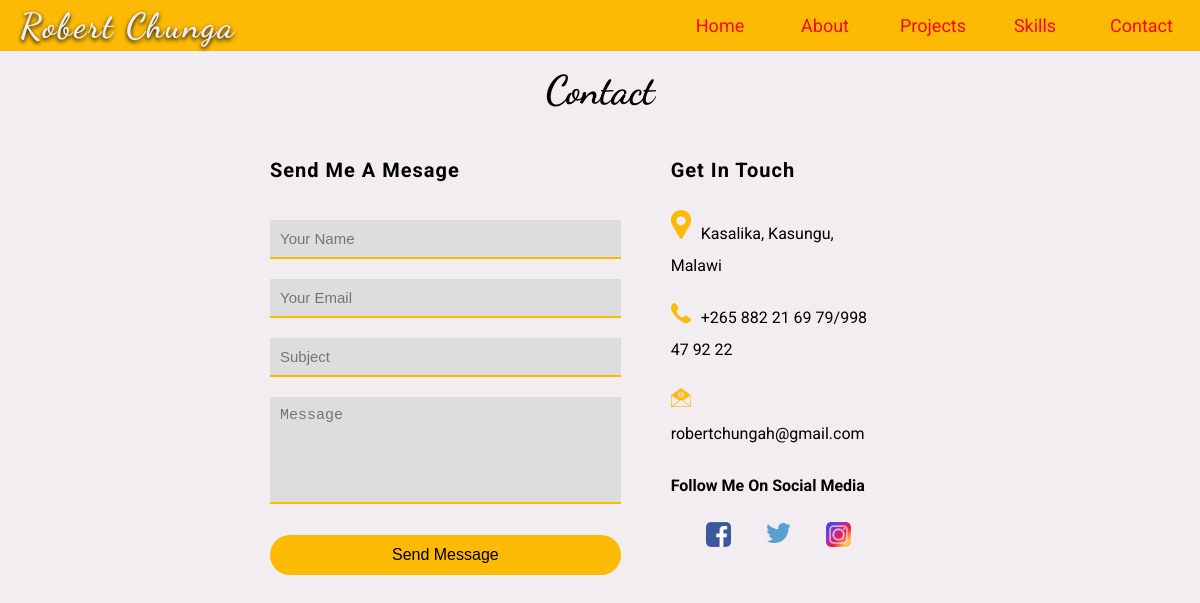
The page /contact.php on the database its author committed.
### tables this page shows
CREATE TABLE `contacts` (
  `id` int(11) NOT NULL,
  `address` varchar(50) NOT NULL,
  `phone_number` varchar(50) NOT NULL,
  `email` varchar(150) NOT NULL
);

CREATE TABLE `social` (
  `id` int(11) NOT NULL,
  `facebook` varchar(200) NOT NULL,
  `twitter` varchar(200) NOT NULL,
  `instagram` varchar(200) NOT NULL
);

### contact.php (the view, shortened to what this page needs)
<!DOCTYPE html>
<html lang="en">
<head>
    <link rel="stylesheet" href="style.css">
</head>
<body>
    <section id="homepage">
        <nav class="main_navbar clearfix">
            <h2 class="navbar_text">robert chunga</h2>
            <div class="navbar">
                <ul>
                    <li><a href="index.php">home</a></li>
                    <li><a href="index.php#about-link">about</a></li>
                    <li><a href="projects.php">projects</a></li>
                    <li><a href="skills.php">skills</a></li>
                    <li><a href="contact.php">contact</a></li>
                </ul>
            </div>
        </nav>
    </section>
    <section id="contact-link" class="contacts">
        <h2 class="contact-heading">Contact</h2>
        <div class="contact-form">
            <form id="contact-me" action="">
                <h3 class="contact-subheading">send me a mesage</h3>
                <input type="text" name="name" id="name" placeholder="your name" required>
                <input type="email" name="email" id="email" placeholder="your email" required>
                <input type="text" name="subject" id="subject" placeholder="subject">
                <textarea name="msg" id="" cols="30" rows="5" placeholder="message" required></textarea>
                <input type="submit" name="submit" value="send message">
            </form>
            <div class="contact-info">
                <h3 class="contact-subheading">get in touch</h3>
                <ul>
                    <?php
                    $servername = "localhost";
                    $username = "root";
                    $password = "";
                    $conn = mysqli_connect($servername, $username, $password);
                    $query = "SELECT * FROM `contacts`";
                    $rs = mysqli_query($conn, $query);
                    if (mysqli_num_rows($rs) > 0) {
                        while ($rows = mysqli_fetch_assoc($rs)) {
                            echo '<li><img class="contact-icons" src="./images/contact-icon3.png" alt="">' . $rows["address"] . '</li>';
                            echo '<li><img class="contact-icons" src="./images/contact-icon.png" alt="">' . $rows["phone_number"] . '</li>';
                            echo '<li><img class="contact-icons" src="./images/contact-icon2.png" alt="">' . $rows["email"] . '</li>';
                        }
                    }
                    ?>
                </ul>
                <div class="social-media">
                    <p class="social-text">follow me on social media</p>
                    <ul>
                        <?php
                        $sql = "SELECT * FROM `social`";
                        $results = mysqli_query($conn, $sql);
                        if (mysqli_num_rows($rs) > 0) {
                            while ($row = mysqli_fetch_assoc($results)) {
                                echo '<li><a href="' . $row["facebook"] . '" target="_blank"><img class="social-icons" src="./images/facebook.png"  alt=""></a></li>';
                                echo '<li><a href="' . $row["twitter"] . '" target="_blank"><img class="social-icons" src="./images/twitter.png" alt=""></a></li>';
                                echo '<li><a href="' . $row["instagram"] . '" target = "_blank"><img class="social-icons" src="./images/instagram.png" alt=""></a></li>';
                            }
                        }
                        ?>
                    </ul>
                </div>
            </div>
        </div>
    </section>
</body>
</html>

### style.css (style rules this page uses)
* { margin: 0; padding: 0; box-sizing: border-box; }
:root { --myColor_1: #fcba04; --myColor_2: #f70a1e; --myColor_3: #222; --myColor_4: #706c61; --myColor_5: #f1edf1; --handwrittenFont: 'Dancing Script', cursive; --mainTransition: all 0.3s ease-in-out; }
body { font-family: 'Roboto', sans-serif; background: var(--myColor_5); }
a { text-decoration: none; }
.clearfix::after { content: ""; clear: both; display: table; }
.main_navbar { background: var(--myColor_1); text-align: center; position: fixed; width: 100%; z-index: 9999; }
.navbar_text { position: absolute; top: 5px; margin-left: 20px; font-family: var(--handwrittenFont); color: var(--myColor_5); text-shadow: 0 2px 4px #000; text-transform: capitalize; letter-spacing: 2px; font-size: 35px; transition: var(--mainTransition); animation: nav_text 5s ease-in-out 1; }
.navbar ul { display: inline-flex; list-style: none; float: right; }
.navbar ul li { width: 80px; text-transform: capitalize; padding: 10px; margin: 5px; margin-right: 20px; }
.navbar ul li a { color: var(--myColor_2); font-size: 18px; transition: var(--mainTransition); }
@media screen and (min-width: 436px) { .navbar_text { display: none; } }
@media screen and (min-width: 720px) { .navbar_text { display: block; } }
.contacts { padding: 50px; line-height: 2; display: flex; flex-direction: column; justify-content: center; align-items: center; }
.contact-heading { text-align: center; color: #000; font-size: 40px; font-family: var(--handwrittenFont); margin-bottom: 20px; }
.contact-form { width: 60%; display: flex; justify-content: center; position: relative; }
.contact-subheading { text-transform: capitalize; margin-bottom: 20px; font-size: 20px; letter-spacing: 1px; }
.contact-form input, .contact-form textarea { width: 100%; padding: 10px; margin: 10px 0; font-size: 15px; text-transform: capitalize; border: none; outline: none; border-bottom: 2px solid var(--myColor_1); background: #dddde0; }
textarea { resize: none; font-size: 17px; }
.contact-form input[type=submit] { width: 100%; height: 40px; font-size: 16px; text-transform: capitalize; background: var(--myColor_1); border: none; opacity: 1; transition: var(--mainTransition); border-radius: 20px; margin-top: 10px; }
.contact-info { margin: 0 50px; width: 100%; }
.contact-form ul { list-style: none; }
.contact-form ul li { margin: 20px 0; }
.contact-icons { width: 20px; margin-right: 10px; }
.social-text { text-transform: capitalize; font-weight: bold; }
.social-media ul { list-style: none; display: flex; }
.social-media ul li { padding-bottom: 0px; margin-left: 35px; }
.social-icons { width: 25px; border-radius: 5px; transition: var(--mainTransition); }

### rows shown on the page
contacts: address "Kasalika, Kasungu, Malawi", phone_number "+265 882 21 69 79/998 47 92 22", email "robertchungah@gmail.com"
